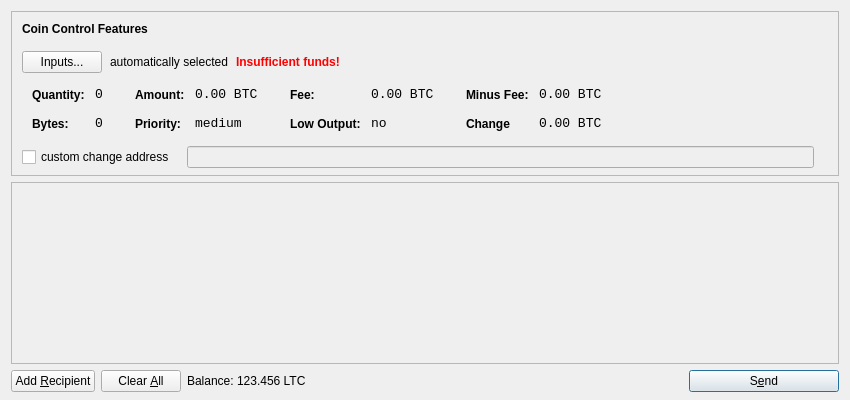
<?xml version="1.0" encoding="UTF-8"?>
<ui version="4.0">
 <class>SendCoinsDialog</class>
 <widget class="QDialog" name="SendCoinsDialog">
  <property name="geometry">
   <rect>
    <x>0</x>
    <y>0</y>
    <width>850</width>
    <height>400</height>
   </rect>
  </property>
  <property name="windowTitle">
   <string>Send Coins</string>
  </property>
  <layout class="QVBoxLayout" name="verticalLayout" stretch="0,1,0">
   <property name="bottomMargin">
    <number>8</number>
   </property>
   <item>
    <widget class="QFrame" name="frameCoinControl">
     <property name="sizePolicy">
      <sizepolicy hsizetype="Expanding" vsizetype="Expanding">
       <horstretch>0</horstretch>
       <verstretch>0</verstretch>
      </sizepolicy>
     </property>
     <property name="maximumSize">
      <size>
       <width>16777215</width>
       <height>16777215</height>
      </size>
     </property>
     <property name="frameShape">
      <enum>QFrame::StyledPanel</enum>
     </property>
     <property name="frameShadow">
      <enum>QFrame::Sunken</enum>
     </property>
     <layout class="QVBoxLayout" name="verticalLayoutCoinControl2">
      <property name="spacing">
       <number>-1</number>
      </property>
      <property name="leftMargin">
       <number>0</number>
      </property>
      <property name="topMargin">
       <number>0</number>
      </property>
      <property name="rightMargin">
       <number>0</number>
      </property>
      <property name="bottomMargin">
       <number>6</number>
      </property>
      <item>
       <layout class="QVBoxLayout" name="verticalLayoutCoinControl" stretch="0,0,0,0,1">
        <property name="spacing">
         <number>0</number>
        </property>
        <property name="leftMargin">
         <number>10</number>
        </property>
        <property name="topMargin">
         <number>10</number>
        </property>
        <item>
         <layout class="QHBoxLayout" name="horizontalLayoutCoinControl1">
          <property name="bottomMargin">
           <number>15</number>
          </property>
          <item>
           <widget class="QLabel" name="labelCoinControlFeatures">
            <property name="sizePolicy">
             <sizepolicy hsizetype="Preferred" vsizetype="Maximum">
              <horstretch>0</horstretch>
              <verstretch>0</verstretch>
             </sizepolicy>
            </property>
            <property name="font">
             <font>
              <weight>75</weight>
              <bold>true</bold>
             </font>
            </property>
            <property name="styleSheet">
             <string notr="true">font-weight:bold;</string>
            </property>
            <property name="text">
             <string>Coin Control Features</string>
            </property>
           </widget>
          </item>
         </layout>
        </item>
        <item>
         <layout class="QHBoxLayout" name="horizontalLayoutCoinControl2" stretch="0,0,0,0">
          <property name="spacing">
           <number>8</number>
          </property>
          <property name="bottomMargin">
           <number>10</number>
          </property>
          <item>
           <widget class="QPushButton" name="pushButtonCoinControl">
            <property name="styleSheet">
             <string notr="true"/>
            </property>
            <property name="text">
             <string>Inputs...</string>
            </property>
           </widget>
          </item>
          <item>
           <widget class="QLabel" name="labelCoinControlAutomaticallySelected">
            <property name="text">
             <string>automatically selected</string>
            </property>
            <property name="margin">
             <number>5</number>
            </property>
           </widget>
          </item>
          <item>
           <widget class="QLabel" name="labelCoinControlInsuffFunds">
            <property name="font">
             <font>
              <weight>75</weight>
              <bold>true</bold>
             </font>
            </property>
            <property name="styleSheet">
             <string notr="true">color:red;font-weight:bold;</string>
            </property>
            <property name="text">
             <string>Insufficient funds!</string>
            </property>
            <property name="margin">
             <number>5</number>
            </property>
           </widget>
          </item>
          <item>
           <spacer name="horizontalSpacerCoinControl">
            <property name="orientation">
             <enum>Qt::Horizontal</enum>
            </property>
            <property name="sizeHint" stdset="0">
             <size>
              <width>40</width>
              <height>1</height>
             </size>
            </property>
           </spacer>
          </item>
         </layout>
        </item>
        <item>
         <widget class="QWidget" name="widgetCoinControl" native="true">
          <property name="sizePolicy">
           <sizepolicy hsizetype="Preferred" vsizetype="Preferred">
            <horstretch>0</horstretch>
            <verstretch>0</verstretch>
           </sizepolicy>
          </property>
          <property name="minimumSize">
           <size>
            <width>0</width>
            <height>0</height>
           </size>
          </property>
          <property name="styleSheet">
           <string notr="true"/>
          </property>
          <layout class="QHBoxLayout" name="horizontalLayoutCoinControl5">
           <property name="margin">
            <number>0</number>
           </property>
           <item>
            <layout class="QHBoxLayout" name="horizontalLayoutCoinControl3" stretch="0,0,0,1">
             <property name="spacing">
              <number>20</number>
             </property>
             <property name="topMargin">
              <number>0</number>
             </property>
             <property name="bottomMargin">
              <number>10</number>
             </property>
             <item>
              <layout class="QFormLayout" name="formLayoutCoinControl1">
               <property name="horizontalSpacing">
                <number>10</number>
               </property>
               <property name="verticalSpacing">
                <number>14</number>
               </property>
               <property name="leftMargin">
                <number>10</number>
               </property>
               <property name="topMargin">
                <number>4</number>
               </property>
               <property name="rightMargin">
                <number>6</number>
               </property>
               <item row="0" column="0">
                <widget class="QLabel" name="labelCoinControlQuantityText">
                 <property name="styleSheet">
                  <string notr="true">font-weight:bold;</string>
                 </property>
                 <property name="text">
                  <string>Quantity:</string>
                 </property>
                 <property name="margin">
                  <number>0</number>
                 </property>
                </widget>
               </item>
               <item row="0" column="1">
                <widget class="QLabel" name="labelCoinControlQuantity">
                 <property name="font">
                  <font>
                   <family>Monospace</family>
                   <pointsize>10</pointsize>
                  </font>
                 </property>
                 <property name="cursor">
                  <cursorShape>IBeamCursor</cursorShape>
                 </property>
                 <property name="contextMenuPolicy">
                  <enum>Qt::ActionsContextMenu</enum>
                 </property>
                 <property name="text">
                  <string>0</string>
                 </property>
                 <property name="margin">
                  <number>0</number>
                 </property>
                 <property name="textInteractionFlags">
                  <set>Qt::LinksAccessibleByMouse</set>
                 </property>
                </widget>
               </item>
               <item row="1" column="0">
                <widget class="QLabel" name="labelCoinControlBytesText">
                 <property name="styleSheet">
                  <string notr="true">font-weight:bold;</string>
                 </property>
                 <property name="text">
                  <string>Bytes:</string>
                 </property>
                </widget>
               </item>
               <item row="1" column="1">
                <widget class="QLabel" name="labelCoinControlBytes">
                 <property name="font">
                  <font>
                   <family>Monospace</family>
                   <pointsize>10</pointsize>
                  </font>
                 </property>
                 <property name="cursor">
                  <cursorShape>IBeamCursor</cursorShape>
                 </property>
                 <property name="contextMenuPolicy">
                  <enum>Qt::ActionsContextMenu</enum>
                 </property>
                 <property name="text">
                  <string>0</string>
                 </property>
                 <property name="textInteractionFlags">
                  <set>Qt::LinksAccessibleByMouse</set>
                 </property>
                </widget>
               </item>
              </layout>
             </item>
             <item>
              <layout class="QFormLayout" name="formLayoutCoinControl2">
               <property name="horizontalSpacing">
                <number>10</number>
               </property>
               <property name="verticalSpacing">
                <number>14</number>
               </property>
               <property name="leftMargin">
                <number>6</number>
               </property>
               <property name="topMargin">
                <number>4</number>
               </property>
               <property name="rightMargin">
                <number>6</number>
               </property>
               <item row="0" column="0">
                <widget class="QLabel" name="labelCoinControlAmountText">
                 <property name="styleSheet">
                  <string notr="true">font-weight:bold;</string>
                 </property>
                 <property name="text">
                  <string>Amount:</string>
                 </property>
                 <property name="margin">
                  <number>0</number>
                 </property>
                </widget>
               </item>
               <item row="0" column="1">
                <widget class="QLabel" name="labelCoinControlAmount">
                 <property name="font">
                  <font>
                   <family>Monospace</family>
                   <pointsize>10</pointsize>
                  </font>
                 </property>
                 <property name="cursor">
                  <cursorShape>IBeamCursor</cursorShape>
                 </property>
                 <property name="contextMenuPolicy">
                  <enum>Qt::ActionsContextMenu</enum>
                 </property>
                 <property name="text">
                  <string>0.00 BTC</string>
                 </property>
                 <property name="textInteractionFlags">
                  <set>Qt::LinksAccessibleByMouse</set>
                 </property>
                </widget>
               </item>
               <item row="1" column="0">
                <widget class="QLabel" name="labelCoinControlPriorityText">
                 <property name="styleSheet">
                  <string notr="true">font-weight:bold;</string>
                 </property>
                 <property name="text">
                  <string>Priority:</string>
                 </property>
                </widget>
               </item>
               <item row="1" column="1">
                <widget class="QLabel" name="labelCoinControlPriority">
                 <property name="font">
                  <font>
                   <family>Monospace</family>
                   <pointsize>10</pointsize>
                  </font>
                 </property>
                 <property name="cursor">
                  <cursorShape>IBeamCursor</cursorShape>
                 </property>
                 <property name="contextMenuPolicy">
                  <enum>Qt::ActionsContextMenu</enum>
                 </property>
                 <property name="text">
                  <string>medium</string>
                 </property>
                 <property name="textInteractionFlags">
                  <set>Qt::LinksAccessibleByMouse</set>
                 </property>
                </widget>
               </item>
              </layout>
             </item>
             <item>
              <layout class="QFormLayout" name="formLayoutCoinControl3">
               <property name="horizontalSpacing">
                <number>10</number>
               </property>
               <property name="verticalSpacing">
                <number>14</number>
               </property>
               <property name="leftMargin">
                <number>6</number>
               </property>
               <property name="topMargin">
                <number>4</number>
               </property>
               <property name="rightMargin">
                <number>6</number>
               </property>
               <item row="0" column="0">
                <widget class="QLabel" name="labelCoinControlFeeText">
                 <property name="styleSheet">
                  <string notr="true">font-weight:bold;</string>
                 </property>
                 <property name="text">
                  <string>Fee:</string>
                 </property>
                 <property name="margin">
                  <number>0</number>
                 </property>
                </widget>
               </item>
               <item row="0" column="1">
                <widget class="QLabel" name="labelCoinControlFee">
                 <property name="font">
                  <font>
                   <family>Monospace</family>
                   <pointsize>10</pointsize>
                  </font>
                 </property>
                 <property name="cursor">
                  <cursorShape>IBeamCursor</cursorShape>
                 </property>
                 <property name="contextMenuPolicy">
                  <enum>Qt::ActionsContextMenu</enum>
                 </property>
                 <property name="text">
                  <string>0.00 BTC</string>
                 </property>
                 <property name="textInteractionFlags">
                  <set>Qt::LinksAccessibleByMouse</set>
                 </property>
                </widget>
               </item>
               <item row="1" column="0">
                <widget class="QLabel" name="labelCoinControlLowOutputText">
                 <property name="styleSheet">
                  <string notr="true">font-weight:bold;</string>
                 </property>
                 <property name="text">
                  <string>Low Output:</string>
                 </property>
                </widget>
               </item>
               <item row="1" column="1">
                <widget class="QLabel" name="labelCoinControlLowOutput">
                 <property name="font">
                  <font>
                   <family>Monospace</family>
                   <pointsize>10</pointsize>
                  </font>
                 </property>
                 <property name="cursor">
                  <cursorShape>IBeamCursor</cursorShape>
                 </property>
                 <property name="contextMenuPolicy">
                  <enum>Qt::ActionsContextMenu</enum>
                 </property>
                 <property name="text">
                  <string>no</string>
                 </property>
                 <property name="textInteractionFlags">
                  <set>Qt::LinksAccessibleByMouse</set>
                 </property>
                </widget>
               </item>
              </layout>
             </item>
             <item>
              <layout class="QFormLayout" name="formLayoutCoinControl4">
               <property name="horizontalSpacing">
                <number>10</number>
               </property>
               <property name="verticalSpacing">
                <number>14</number>
               </property>
               <property name="leftMargin">
                <number>6</number>
               </property>
               <property name="topMargin">
                <number>4</number>
               </property>
               <property name="rightMargin">
                <number>6</number>
               </property>
               <item row="0" column="0">
                <widget class="QLabel" name="labelCoinControlMinusFeeText">
                 <property name="styleSheet">
                  <string notr="true">font-weight:bold;</string>
                 </property>
                 <property name="text">
                  <string>Minus Fee:</string>
                 </property>
                 <property name="margin">
                  <number>0</number>
                 </property>
                </widget>
               </item>
               <item row="0" column="1">
                <widget class="QLabel" name="labelCoinControlMinusFee">
                 <property name="font">
                  <font>
                   <family>Monospace</family>
                   <pointsize>10</pointsize>
                  </font>
                 </property>
                 <property name="cursor">
                  <cursorShape>IBeamCursor</cursorShape>
                 </property>
                 <property name="contextMenuPolicy">
                  <enum>Qt::ActionsContextMenu</enum>
                 </property>
                 <property name="text">
                  <string>0.00 BTC</string>
                 </property>
                 <property name="textInteractionFlags">
                  <set>Qt::LinksAccessibleByMouse</set>
                 </property>
                </widget>
               </item>
               <item row="1" column="0">
                <widget class="QLabel" name="labelCoinControlChangeText">
                 <property name="styleSheet">
                  <string notr="true">font-weight:bold;</string>
                 </property>
                 <property name="text">
                  <string>Change</string>
                 </property>
                </widget>
               </item>
               <item row="1" column="1">
                <widget class="QLabel" name="labelCoinControlChange">
                 <property name="font">
                  <font>
                   <family>Monospace</family>
                   <pointsize>10</pointsize>
                  </font>
                 </property>
                 <property name="cursor">
                  <cursorShape>IBeamCursor</cursorShape>
                 </property>
                 <property name="contextMenuPolicy">
                  <enum>Qt::ActionsContextMenu</enum>
                 </property>
                 <property name="text">
                  <string>0.00 BTC</string>
                 </property>
                 <property name="textInteractionFlags">
                  <set>Qt::LinksAccessibleByMouse</set>
                 </property>
                </widget>
               </item>
              </layout>
             </item>
            </layout>
           </item>
          </layout>
         </widget>
        </item>
        <item>
         <layout class="QHBoxLayout" name="horizontalLayoutCoinControl4" stretch="0,0,0">
          <property name="spacing">
           <number>12</number>
          </property>
          <property name="sizeConstraint">
           <enum>QLayout::SetDefaultConstraint</enum>
          </property>
          <property name="topMargin">
           <number>5</number>
          </property>
          <property name="rightMargin">
           <number>5</number>
          </property>
          <item>
           <widget class="QCheckBox" name="checkBoxCoinControlChange">
            <property name="text">
             <string>custom change address</string>
            </property>
           </widget>
          </item>
          <item>
           <widget class="QLineEdit" name="lineEditCoinControlChange">
            <property name="enabled">
             <bool>false</bool>
            </property>
            <property name="sizePolicy">
             <sizepolicy hsizetype="Expanding" vsizetype="Fixed">
              <horstretch>0</horstretch>
              <verstretch>0</verstretch>
             </sizepolicy>
            </property>
           </widget>
          </item>
          <item>
           <widget class="QLabel" name="labelCoinControlChangeLabel">
            <property name="sizePolicy">
             <sizepolicy hsizetype="Preferred" vsizetype="Expanding">
              <horstretch>0</horstretch>
              <verstretch>0</verstretch>
             </sizepolicy>
            </property>
            <property name="minimumSize">
             <size>
              <width>0</width>
              <height>0</height>
             </size>
            </property>
            <property name="text">
             <string/>
            </property>
            <property name="margin">
             <number>3</number>
            </property>
           </widget>
          </item>
         </layout>
        </item>
        <item>
         <spacer name="verticalSpacerCoinControl">
          <property name="orientation">
           <enum>Qt::Vertical</enum>
          </property>
          <property name="sizeHint" stdset="0">
           <size>
            <width>800</width>
            <height>1</height>
           </size>
          </property>
         </spacer>
        </item>
       </layout>
      </item>
     </layout>
    </widget>
   </item>
   <item>
    <widget class="QScrollArea" name="scrollArea">
     <property name="widgetResizable">
      <bool>true</bool>
     </property>
     <widget class="QWidget" name="scrollAreaWidgetContents">
      <property name="geometry">
       <rect>
        <x>0</x>
        <y>0</y>
        <width>830</width>
        <height>165</height>
       </rect>
      </property>
      <layout class="QVBoxLayout" name="verticalLayout_2">
       <property name="margin">
        <number>0</number>
       </property>
       <item>
        <layout class="QVBoxLayout" name="entries">
         <property name="spacing">
          <number>6</number>
         </property>
        </layout>
       </item>
       <item>
        <spacer name="verticalSpacer">
         <property name="orientation">
          <enum>Qt::Vertical</enum>
         </property>
         <property name="sizeHint" stdset="0">
          <size>
           <width>20</width>
           <height>40</height>
          </size>
         </property>
        </spacer>
       </item>
      </layout>
     </widget>
    </widget>
   </item>
   <item>
    <layout class="QHBoxLayout" name="horizontalLayout">
     <item>
      <widget class="QPushButton" name="addButton">
       <property name="toolTip">
        <string>Send to multiple recipients at once</string>
       </property>
       <property name="text">
        <string>Add &amp;Recipient</string>
       </property>
       <property name="icon">
        <iconset resource="../bitcoin.qrc">
         <normaloff>:/icons/add</normaloff>:/icons/add</iconset>
       </property>
       <property name="autoDefault">
        <bool>false</bool>
       </property>
      </widget>
     </item>
     <item>
      <widget class="QPushButton" name="clearButton">
       <property name="sizePolicy">
        <sizepolicy hsizetype="Minimum" vsizetype="Fixed">
         <horstretch>0</horstretch>
         <verstretch>0</verstretch>
        </sizepolicy>
       </property>
       <property name="toolTip">
        <string>Remove all transaction fields</string>
       </property>
       <property name="text">
        <string>Clear &amp;All</string>
       </property>
       <property name="icon">
        <iconset resource="../bitcoin.qrc">
         <normaloff>:/icons/remove</normaloff>:/icons/remove</iconset>
       </property>
       <property name="autoRepeatDelay">
        <number>300</number>
       </property>
       <property name="autoDefault">
        <bool>false</bool>
       </property>
      </widget>
     </item>
     <item>
      <layout class="QHBoxLayout" name="horizontalLayout_2">
       <property name="spacing">
        <number>3</number>
       </property>
       <item>
        <widget class="QLabel" name="label">
         <property name="text">
          <string>Balance:</string>
         </property>
        </widget>
       </item>
       <item>
        <widget class="QLabel" name="labelBalance">
         <property name="cursor">
          <cursorShape>IBeamCursor</cursorShape>
         </property>
         <property name="text">
          <string>123.456 LTC</string>
         </property>
         <property name="textInteractionFlags">
          <set>Qt::LinksAccessibleByMouse|Qt::TextSelectableByKeyboard|Qt::TextSelectableByMouse</set>
         </property>
        </widget>
       </item>
      </layout>
     </item>
     <item>
      <spacer name="horizontalSpacer">
       <property name="orientation">
        <enum>Qt::Horizontal</enum>
       </property>
       <property name="sizeHint" stdset="0">
        <size>
         <width>40</width>
         <height>20</height>
        </size>
       </property>
      </spacer>
     </item>
     <item>
      <widget class="QPushButton" name="sendButton">
       <property name="minimumSize">
        <size>
         <width>150</width>
         <height>0</height>
        </size>
       </property>
       <property name="toolTip">
        <string>Confirm the send action</string>
       </property>
       <property name="text">
        <string>S&amp;end</string>
       </property>
       <property name="icon">
        <iconset resource="../bitcoin.qrc">
         <normaloff>:/icons/send</normaloff>:/icons/send</iconset>
       </property>
       <property name="default">
        <bool>true</bool>
       </property>
      </widget>
     </item>
    </layout>
   </item>
  </layout>
 </widget>
 <resources>
  <include location="../bitcoin.qrc"/>
 </resources>
 <connections/>
</ui>
